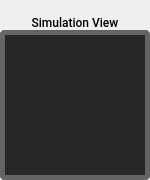
<?xml version="1.0" encoding="UTF-8"?>
<ui version="4.0">
 <class>SimulationView</class>
 <widget class="QWidget" name="SimulationView">
  <property name="geometry">
   <rect>
    <x>0</x>
    <y>0</y>
    <width>150</width>
    <height>180</height>
   </rect>
  </property>
  <property name="windowTitle">
   <string>Form</string>
  </property>
  <property name="styleSheet">
   <string notr="true"/>
  </property>
  <layout class="QVBoxLayout" name="verticalLayout_2">
   <property name="spacing">
    <number>0</number>
   </property>
   <property name="leftMargin">
    <number>0</number>
   </property>
   <property name="topMargin">
    <number>0</number>
   </property>
   <property name="rightMargin">
    <number>0</number>
   </property>
   <property name="bottomMargin">
    <number>0</number>
   </property>
   <item>
    <widget class="QLabel" name="simulationLabel">
     <property name="minimumSize">
      <size>
       <width>0</width>
       <height>30</height>
      </size>
     </property>
     <property name="maximumSize">
      <size>
       <width>16777215</width>
       <height>30</height>
      </size>
     </property>
     <property name="font">
      <font>
       <family>Roboto Medium</family>
       <weight>50</weight>
       <italic>false</italic>
       <bold>false</bold>
      </font>
     </property>
     <property name="styleSheet">
      <string notr="true">/*border: none;
color:white;
font:14px 'Roboto Medium';*/</string>
     </property>
     <property name="text">
      <string>Simulation View</string>
     </property>
     <property name="alignment">
      <set>Qt::AlignBottom|Qt::AlignHCenter</set>
     </property>
    </widget>
   </item>
   <item>
    <widget class="QWidget" name="simulationPanel" native="true">
     <property name="minimumSize">
      <size>
       <width>150</width>
       <height>150</height>
      </size>
     </property>
     <property name="maximumSize">
      <size>
       <width>16777215</width>
       <height>16777215</height>
      </size>
     </property>
     <property name="styleSheet">
      <string notr="true">QWidget{border-style:solid;
border-width:5px;
border-radius:5px;
border-color:rgb(100,100,100);
background-color:rgb(39,39,39);}</string>
     </property>
     <layout class="QVBoxLayout" name="verticalLayout_3">
      <property name="spacing">
       <number>0</number>
      </property>
      <property name="leftMargin">
       <number>0</number>
      </property>
      <property name="topMargin">
       <number>0</number>
      </property>
      <property name="rightMargin">
       <number>0</number>
      </property>
      <property name="bottomMargin">
       <number>0</number>
      </property>
      <item>
       <layout class="QGridLayout" name="gridLayout"/>
      </item>
     </layout>
    </widget>
   </item>
  </layout>
 </widget>
 <resources/>
 <connections/>
</ui>
